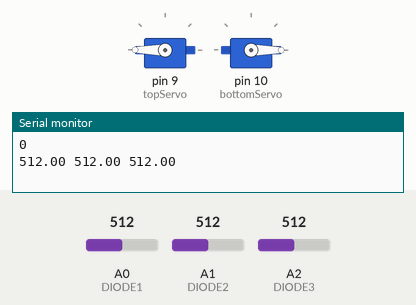
Recording of a sketch running on a simulated Arduino Uno, built with avr-gcc and run on an emulated ATmega328P. Parts: 2 × servo, the last lines printed to the serial monitor. The inputs (shaded band) are chosen by the test bench; at power-on: A1 (DIODE2) = 512, A0 (DIODE1) = 512, A2 (DIODE3) = 512.

Above: at 2.2 s.
2.3 s: A1 (DIODE2) set to 545
At 3.9 s:
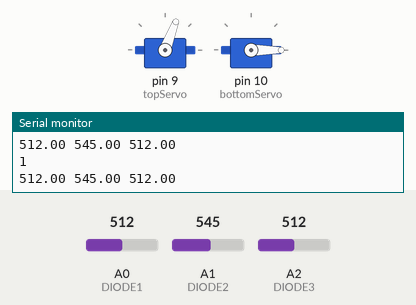
4.9 s: A0 (DIODE1) set to 547
6.4 s: A0 (DIODE1) set to 568
At 6.86 s:
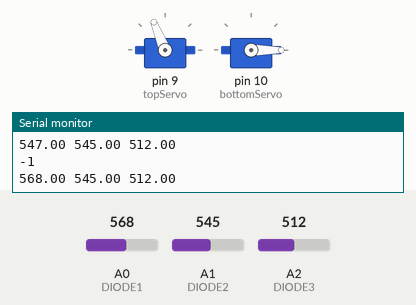
9.0 s: A0 (DIODE1) set to 544
10.5 s: A0 (DIODE1) set to 523
At 10.65 s:
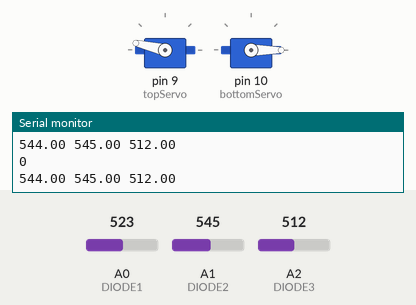
13.1 s: A0 (DIODE1) set to 716
At 13.86 s:
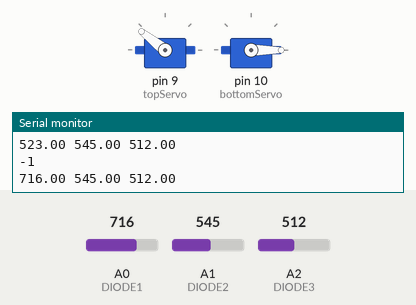
Timing chart, 0 to 16.1 s (numbered marks = the images above; inputs shaded):
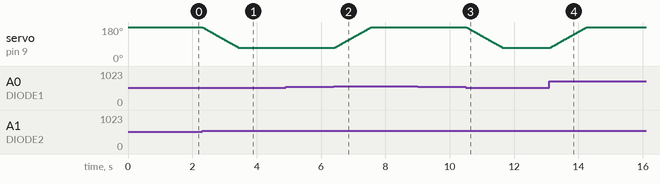

Measured:
- the behaviour switches between 526 and 527 on A1 (DIODE2) (found by bisection; images 0 and 1)
- the behaviour switches between 559 and 560 on A0 (DIODE1) (found by bisection; images 1 and 2)
- the behaviour switches between 531 and 530 on A0 (DIODE1) (found by bisection; images 2 and 3)
- after the input at 2.3 s, servo on pin 9 (topServo): moves from 180° to 69° over 1.2 s, starting at once
- after the input at 6.4 s, servo on pin 9 (topServo): moves from 69° to 180° over 1.2 s, starting at once
- after the input at 10.5 s, servo on pin 9 (topServo): moves from 180° to 69° over 1.2 s, starting at once
- after the input at 13.1 s, servo on pin 9 (topServo): moves from 69° to 180° over 1.2 s, starting at once

The sketch:

SolarTracker2.ino
```cpp
#include <Servo.h>

#define DIODE1 0
#define DIODE2 1
#define DIODE3 2

double diode1 = 0;
double diode2 = 0;
double diode3 = 0;

Servo topServo;
Servo bottomServo;

int topServoAngle;
int bottomServoAngle;
int loopCounter;

void setup()
{
	loopCounter = 0;
    topServoAngle = 180;
	bottomServoAngle = 0;
	topServo.attach(9);
	bottomServo.attach(10);
	topServo.write(180);
	bottomServo.write(0);

	delay(1000);
	Serial.begin(9600);
}

void loop()
{
	updateDiodeValues();

	loopCounter += 1;
	if (loopCounter % 60 == 0) {
		Serial.println(getDirectionPolar(2));
		Serial.print(diode1);
		Serial.print(" ");
		Serial.print(diode2);
		Serial.print(" ");
		Serial.println(diode3);
	}

	if (getDirectionPolar(15) == 1)
	{
        if (topServoAngle != 69)
		{
            topServoAngle -= 1;
        }
		topServo.write(topServoAngle);
    }
	else if (getDirectionPolar(15) == -1)
	{
        if (topServoAngle != 180)
		{
            topServoAngle += 1;
        }
		topServo.write(topServoAngle);
    }

	delay(10);


// Servo test sequence
	// if (topServoAngle > 69.0) {
	// 	topServoAngle -= 10;
	// 	topServo.write(topServoAngle);
	// 	bottomServo.write(180);
	// 	delay(1000);
	// 	bottomServo.write(0);
	// 	delay(1000);
	// }
}

void updateDiodeValues()
{
	diode1 = analogRead(DIODE1);
	diode2 = analogRead(DIODE2);
	diode3 = analogRead(DIODE3);
}

int getDirectionPolar(double precision)
{
	if (abs(diode1 - diode2) < precision)
	{
		return 0;
	}
	else if (diode1 < diode2)
	{
		return 1;
	}
	else if (diode1 > diode2)
	{
		return -1;
	}
	else
	{
		return -2;
	}
}
```
